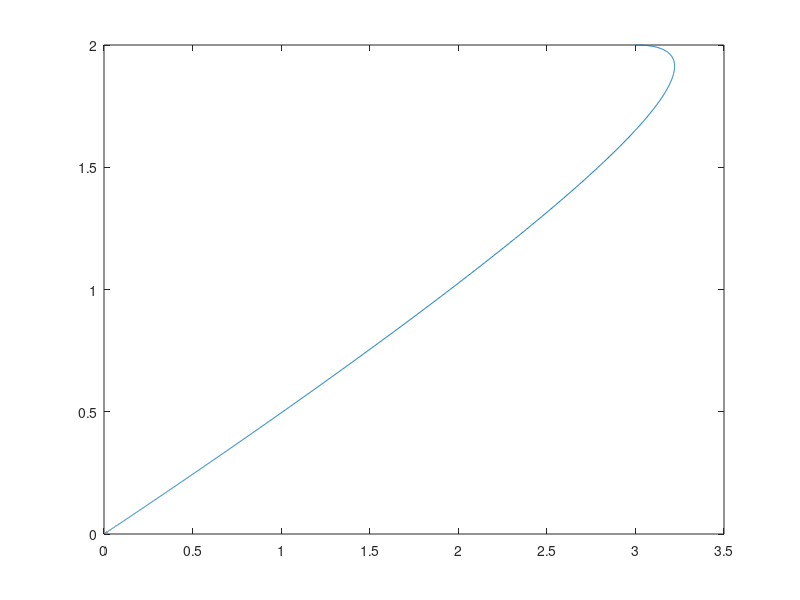
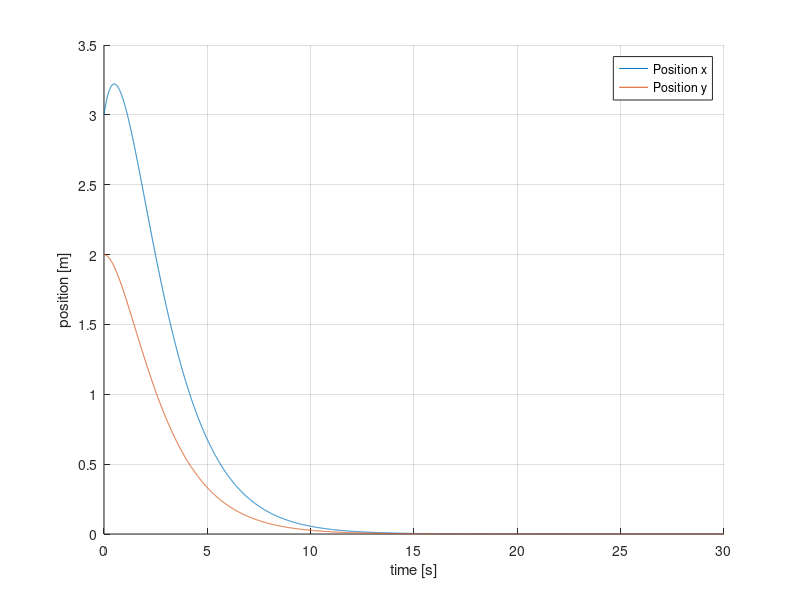
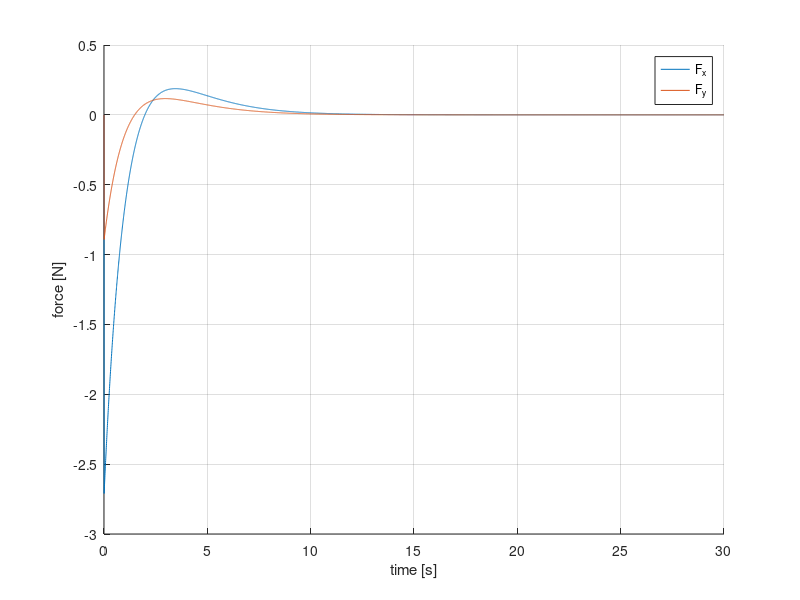

Write MATLAB code to recreate these figures, in order.
%% 2-D LQR implementation

close all

% System charasteristics
m = 1; % kg

% Initial Conditions
x0 = [3;  % position x [m]
      2;  % position y [m]
      1;  % velocity x [m/s]
      0]; % velocity y [m/s]

% X dot vector:
    % velocity x
    % velocity y
    % acceleration x
    % acceleration y


% System Dynamics
A = [0    0   1   0; 
     0    0   0   1;
     0    0   0   0;
     0    0   0   0]; % pass through the velocity term and discard the position term
B = [0    0; 
     0    0;
     1/m  0;
     0    1/m];
C = [1 0 0 0
     0 1 0 0
     0 0 1 0
     0 0 0 1];
D = [0 0;
     0 0;
     0 0;
     0 0];

% Control Law
Q = [1 0 0 0;  % Penalize x error
     0 1 0 0;  % Penalize y error
     0 0 5 0;  % Penalize x velocity
     0 0 0 5]; % Penalize y velocity
R = [5 0;      % Penalize Fx
     0 5];     % Penalize Fy
K = lqr(A,B,Q,R);
% 
% Closed loop system
sys = ss((A - B*K), B, C, D);

% Run response to initial condition
t = 0:0.005:30;
[y,t,x] = initial(sys, x0, t);

% Plotting
x_track = x(:,1);
y_track = x(:,2);
plot(x_track,y_track)

% Total impulse
dt = (t(2)-t(1));
Fx = [0; m*diff(y(:,3))/dt]; % N
Fy = [0; m*diff(y(:,4))/dt]; % N


% Forces on the object
figure('Name', "Position over time")
hold on
grid
hold on
plot(t, y(:,1))
plot(t, y(:,2))

xlabel("time [s]")
ylabel("position [m]")
legend({ ...
    'Position x', ...
    'Position y' ...
        },'Location','northeast')

% Forces on the object
figure('Name', "Force over Time")
hold on
grid
hold on
plot(t, Fx)
plot(t, Fy)

xlabel("time [s]")
ylabel("force [N]")
legend({ ...
    'F_x', ...
    'F_y' ...
        },'Location','northeast')

